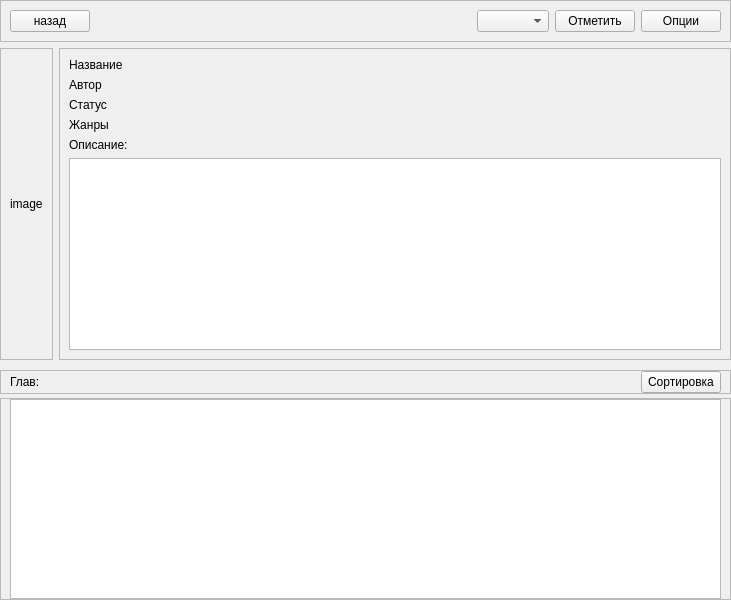
<?xml version="1.0" encoding="UTF-8"?>
<ui version="4.0">
 <class>Form</class>
 <widget class="QWidget" name="Form">
  <property name="geometry">
   <rect>
    <x>0</x>
    <y>0</y>
    <width>731</width>
    <height>600</height>
   </rect>
  </property>
  <property name="windowTitle">
   <string>Form</string>
  </property>
  <layout class="QVBoxLayout" name="verticalLayout_5">
   <property name="leftMargin">
    <number>0</number>
   </property>
   <property name="topMargin">
    <number>0</number>
   </property>
   <property name="rightMargin">
    <number>0</number>
   </property>
   <property name="bottomMargin">
    <number>0</number>
   </property>
   <item>
    <widget class="QFrame" name="headerFrame">
     <property name="cursor">
      <cursorShape>ArrowCursor</cursorShape>
     </property>
     <property name="frameShape">
      <enum>QFrame::StyledPanel</enum>
     </property>
     <property name="frameShadow">
      <enum>QFrame::Raised</enum>
     </property>
     <layout class="QHBoxLayout" name="horizontalLayout">
      <item>
       <widget class="QPushButton" name="exitButton">
        <property name="cursor">
         <cursorShape>PointingHandCursor</cursorShape>
        </property>
        <property name="text">
         <string>назад</string>
        </property>
        <property name="shortcut">
         <string>Esc</string>
        </property>
       </widget>
      </item>
      <item>
       <spacer name="horizontalSpacer">
        <property name="orientation">
         <enum>Qt::Horizontal</enum>
        </property>
        <property name="sizeHint" stdset="0">
         <size>
          <width>175</width>
          <height>20</height>
         </size>
        </property>
       </spacer>
      </item>
      <item>
       <widget class="QComboBox" name="librariesList"/>
      </item>
      <item>
       <widget class="QPushButton" name="bookMarkButton">
        <property name="cursor">
         <cursorShape>PointingHandCursor</cursorShape>
        </property>
        <property name="text">
         <string>Отметить</string>
        </property>
       </widget>
      </item>
      <item>
       <widget class="QPushButton" name="optionsButton">
        <property name="cursor">
         <cursorShape>PointingHandCursor</cursorShape>
        </property>
        <property name="text">
         <string>Опции</string>
        </property>
       </widget>
      </item>
     </layout>
    </widget>
   </item>
   <item>
    <layout class="QHBoxLayout" name="mangaInfoLayout">
     <item>
      <widget class="QFrame" name="imageFrame">
       <property name="sizePolicy">
        <sizepolicy hsizetype="Preferred" vsizetype="Expanding">
         <horstretch>0</horstretch>
         <verstretch>0</verstretch>
        </sizepolicy>
       </property>
       <property name="frameShape">
        <enum>QFrame::StyledPanel</enum>
       </property>
       <property name="frameShadow">
        <enum>QFrame::Raised</enum>
       </property>
       <layout class="QVBoxLayout" name="verticalLayout_4">
        <item>
         <widget class="QLabel" name="image">
          <property name="text">
           <string>image</string>
          </property>
          <property name="scaledContents">
           <bool>true</bool>
          </property>
         </widget>
        </item>
       </layout>
      </widget>
     </item>
     <item>
      <widget class="QFrame" name="infoFrame">
       <property name="sizePolicy">
        <sizepolicy hsizetype="Expanding" vsizetype="Preferred">
         <horstretch>0</horstretch>
         <verstretch>0</verstretch>
        </sizepolicy>
       </property>
       <property name="frameShape">
        <enum>QFrame::StyledPanel</enum>
       </property>
       <property name="frameShadow">
        <enum>QFrame::Raised</enum>
       </property>
       <layout class="QVBoxLayout" name="verticalLayout_3">
        <item>
         <widget class="QLabel" name="nameLabel">
          <property name="text">
           <string>Название</string>
          </property>
         </widget>
        </item>
        <item>
         <widget class="QLabel" name="authorLabel">
          <property name="text">
           <string>Автор</string>
          </property>
         </widget>
        </item>
        <item>
         <widget class="QLabel" name="statusLabel">
          <property name="text">
           <string>Статус</string>
          </property>
         </widget>
        </item>
        <item>
         <widget class="QLabel" name="genresLabel">
          <property name="text">
           <string>Жанры</string>
          </property>
         </widget>
        </item>
        <item>
         <widget class="QLabel" name="descriptionLabel">
          <property name="text">
           <string>Описание:</string>
          </property>
         </widget>
        </item>
        <item>
         <widget class="QTextBrowser" name="descriptionBrowser">
          <property name="frameShadow">
           <enum>QFrame::Sunken</enum>
          </property>
         </widget>
        </item>
       </layout>
      </widget>
     </item>
    </layout>
   </item>
   <item>
    <layout class="QVBoxLayout" name="chaptersLayout">
     <property name="spacing">
      <number>4</number>
     </property>
     <property name="topMargin">
      <number>4</number>
     </property>
     <item>
      <widget class="QFrame" name="chaptersHeader">
       <property name="frameShape">
        <enum>QFrame::StyledPanel</enum>
       </property>
       <property name="frameShadow">
        <enum>QFrame::Raised</enum>
       </property>
       <layout class="QHBoxLayout" name="horizontalLayout_2">
        <property name="topMargin">
         <number>0</number>
        </property>
        <property name="bottomMargin">
         <number>0</number>
        </property>
        <item>
         <widget class="QLabel" name="chaptersLabel">
          <property name="text">
           <string>Глав: </string>
          </property>
         </widget>
        </item>
        <item>
         <spacer name="horizontalSpacer_2">
          <property name="orientation">
           <enum>Qt::Horizontal</enum>
          </property>
          <property name="sizeHint" stdset="0">
           <size>
            <width>40</width>
            <height>20</height>
           </size>
          </property>
         </spacer>
        </item>
        <item>
         <widget class="QPushButton" name="sortButton">
          <property name="text">
           <string>Сортировка</string>
          </property>
         </widget>
        </item>
       </layout>
      </widget>
     </item>
     <item>
      <widget class="QFrame" name="chaptersFrame">
       <property name="frameShape">
        <enum>QFrame::StyledPanel</enum>
       </property>
       <property name="frameShadow">
        <enum>QFrame::Raised</enum>
       </property>
       <layout class="QVBoxLayout" name="verticalLayout_2">
        <property name="topMargin">
         <number>0</number>
        </property>
        <property name="bottomMargin">
         <number>0</number>
        </property>
        <item>
         <widget class="QListWidget" name="chaptersList"/>
        </item>
       </layout>
      </widget>
     </item>
    </layout>
   </item>
  </layout>
 </widget>
 <resources/>
 <connections/>
</ui>
